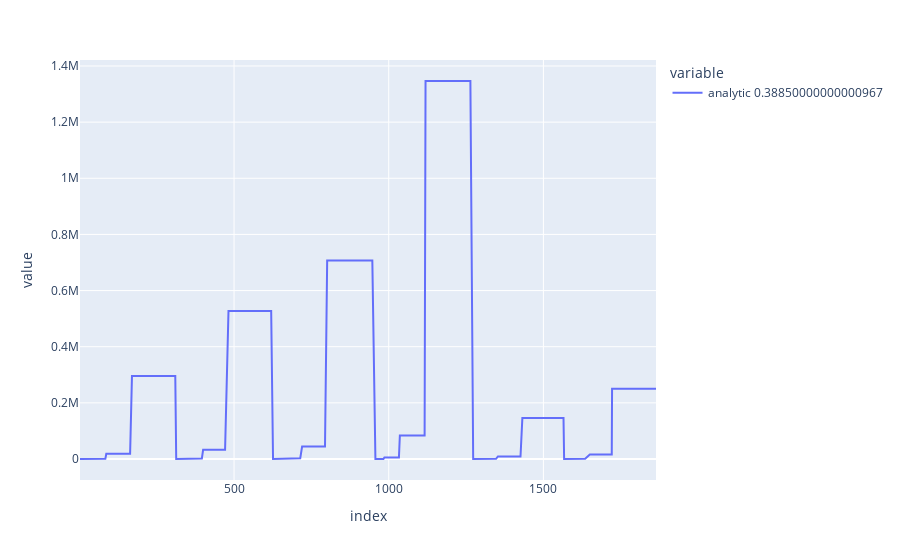

The code cell stored with this chart in its notebook:
### Code cell
x_test.iloc[:,-1:].sort_index().plot()

### Figure 1 — Plotly figure (JSON) as saved in the notebook; plotly's stock layout.template omitted (floating-point values rounded to 4 significant figures; data arrays with more than 128 entries replaced by an {"elided": "..."} marker saying what was removed)
{"data": [{"hovertemplate": "variable=analytic 0.38850000000000967<br>index=%{x}<br>value=%{y}<extra></extra>", "legendgroup": "analytic 0.38850000000000967", "line": {"color": "#636efa", "dash": "solid"}, "mode": "lines", "name": "analytic 0.38850000000000967", "orientation": "v", "showlegend": true, "type": "scatter", "x": {"elided": "467 int values"}, "xaxis": "x", "y": {"elided": "467 float values"}, "yaxis": "y"}], "layout": {"legend": {"title": {"text": "variable"}, "tracegroupgap": 0}, "margin": {"t": 60}, "xaxis": {"anchor": "y", "domain": [0, 1], "title": {"text": "index"}}, "yaxis": {"anchor": "x", "domain": [0, 1], "title": {"text": "value"}}}}
